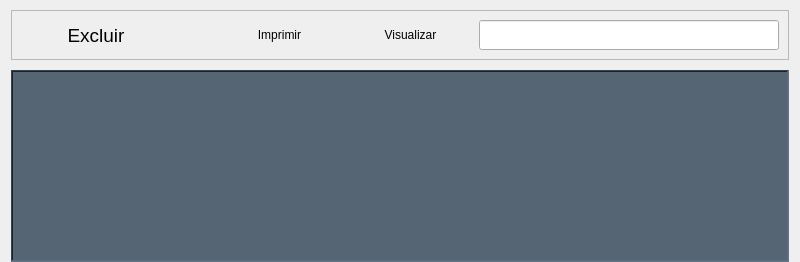
               <widget class="QWidget" name="PontoCompra">
                <layout class="QVBoxLayout" name="verticalLayout_12">
                 <property name="spacing">
                  <number>10</number>
                 </property>
                 <property name="topMargin">
                  <number>10</number>
                 </property>
                 <property name="bottomMargin">
                  <number>0</number>
                 </property>
                 <item>
                  <widget class="QFrame" name="fr_compras_cabec">
                   <property name="sizePolicy">
                    <sizepolicy hsizetype="Preferred" vsizetype="Minimum">
                     <horstretch>0</horstretch>
                     <verstretch>0</verstretch>
                    </sizepolicy>
                   </property>
                   <property name="minimumSize">
                    <size>
                     <width>0</width>
                     <height>45</height>
                    </size>
                   </property>
                   <property name="frameShape">
                    <enum>QFrame::StyledPanel</enum>
                   </property>
                   <property name="frameShadow">
                    <enum>QFrame::Raised</enum>
                   </property>
                   <layout class="QHBoxLayout" name="horizontalLayout_8">
                    <item>
                     <widget class="QPushButton" name="pb_compras_excl">
                      <property name="minimumSize">
                       <size>
                        <width>150</width>
                        <height>30</height>
                       </size>
                      </property>
                      <property name="maximumSize">
                       <size>
                        <width>16777215</width>
                        <height>30</height>
                       </size>
                      </property>
                      <property name="font">
                       <font>
                        <family>Arial</family>
                        <pointsize>14</pointsize>
                       </font>
                      </property>
                      <property name="cursor">
                       <cursorShape>PointingHandCursor</cursorShape>
                      </property>
                      <property name="styleSheet">
                       <string notr="true">QPushButton:hover{
	background-color: rgb(255, 0, 0);
	color: rgb(255, 255, 255);
	border-radius: 10px;
}
QPushButton{
	border-radius: 10px;
}</string>
                      </property>
                      <property name="text">
                       <string>Excluir</string>
                      </property>
                     </widget>
                    </item>
                    <item>
                     <spacer name="horizontalSpacer_5">
                      <property name="orientation">
                       <enum>Qt::Horizontal</enum>
                      </property>
                      <property name="sizeHint" stdset="0">
                       <size>
                        <width>40</width>
                        <height>20</height>
                       </size>
                      </property>
                     </spacer>
                    </item>
                    <item>
                     <widget class="QPushButton" name="pb_print_com">
                      <property name="minimumSize">
                       <size>
                        <width>125</width>
                        <height>30</height>
                       </size>
                      </property>
                      <property name="maximumSize">
                       <size>
                        <width>16777215</width>
                        <height>30</height>
                       </size>
                      </property>
                      <property name="cursor">
                       <cursorShape>PointingHandCursor</cursorShape>
                      </property>
                      <property name="styleSheet">
                       <string notr="true">QPushButton:hover{
	background-color: rgb(13, 154, 201);	
	color: rgb(255, 255, 255);
	border-radius: 10px;
}
QPushButton{
	border-radius: 10px;
}</string>
                      </property>
                      <property name="text">
                       <string>Imprimir</string>
                      </property>
                     </widget>
                    </item>
                    <item>
                     <widget class="QPushButton" name="pb_prever_com">
                      <property name="minimumSize">
                       <size>
                        <width>125</width>
                        <height>30</height>
                       </size>
                      </property>
                      <property name="maximumSize">
                       <size>
                        <width>16777215</width>
                        <height>30</height>
                       </size>
                      </property>
                      <property name="cursor">
                       <cursorShape>PointingHandCursor</cursorShape>
                      </property>
                      <property name="styleSheet">
                       <string notr="true">QPushButton:hover{
	background-color: rgb(152, 108, 250);
	color: rgb(255, 255, 255);
	border-radius: 10px;
}
QPushButton{
	border-radius: 10px;
}</string>
                      </property>
                      <property name="text">
                       <string>Visualizar</string>
                      </property>
                     </widget>
                    </item>
                    <item>
                     <widget class="QLineEdit" name="le_compras_pesq">
                      <property name="minimumSize">
                       <size>
                        <width>300</width>
                        <height>30</height>
                       </size>
                      </property>
                      <property name="maximumSize">
                       <size>
                        <width>300</width>
                        <height>30</height>
                       </size>
                      </property>
                      <property name="styleSheet">
                       <string notr="true">color: rgb(255, 255, 255);</string>
                      </property>
                      <property name="placeholderText">
                       <string>Pesquisar...</string>
                      </property>
                     </widget>
                    </item>
                   </layout>
                  </widget>
                 </item>
                 <item>
                  <widget class="QTableView" name="tw_compras">
                   <property name="font">
                    <font>
                     <family>Arial</family>
                     <pointsize>14</pointsize>
                    </font>
                   </property>
                   <property name="cursor" stdset="0">
                    <cursorShape>PointingHandCursor</cursorShape>
                   </property>
                   <property name="styleSheet">
                    <string notr="true">background-color: rgb(86, 101, 115);</string>
                   </property>
                   <property name="frameShape">
                    <enum>QFrame::WinPanel</enum>
                   </property>
                   <property name="lineWidth">
                    <number>2</number>
                   </property>
                   <property name="alternatingRowColors">
                    <bool>true</bool>
                   </property>
                   <property name="selectionMode">
                    <enum>QAbstractItemView::SingleSelection</enum>
                   </property>
                   <property name="selectionBehavior">
                    <enum>QAbstractItemView::SelectRows</enum>
                   </property>
                   <attribute name="horizontalHeaderStretchLastSection">
                    <bool>true</bool>
                   </attribute>
                  </widget>
                 </item>
                </layout>
               </widget>
